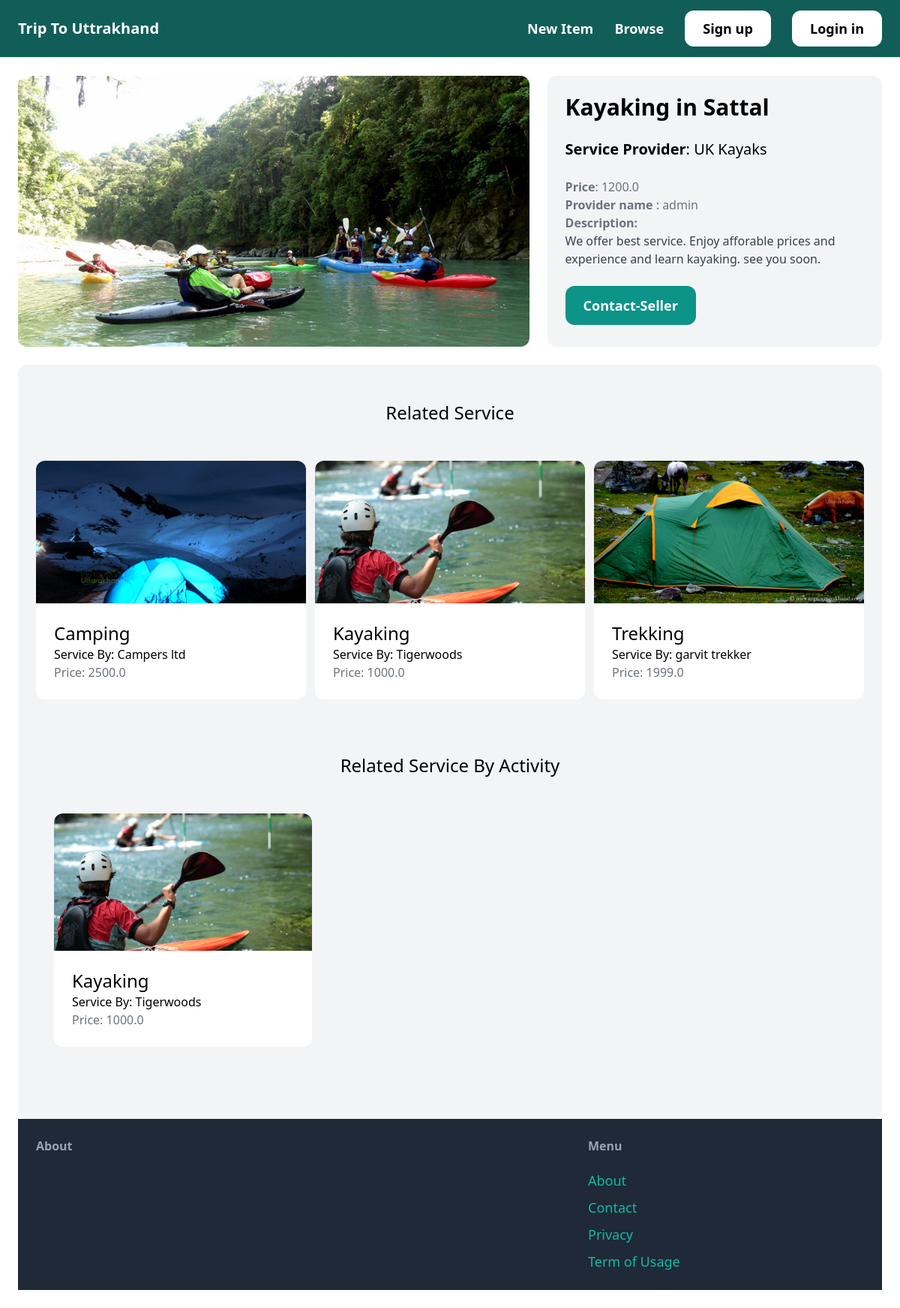
Page /service/2/ on the committed database.
### service/models.py (models this page shows, shortened)
class Item(models.Model):
    activity = models.ForeignKey(Activity, related_name='items', on_delete=models.CASCADE)
    places = models.ForeignKey(Place, related_name='items', on_delete=models.CASCADE)
    name = models.CharField(max_length=255)
    description = models.TextField(blank=True, null=True)
    price = models.FloatField()
    image = models.ImageField(upload_to='item_images', blank=True, null=True)
    is_available = models.BooleanField(default=True)
    created_at = models.DateTimeField(auto_now_add=True)
    created_by = models.ForeignKey(User, related_name='items', on_delete=models.CASCADE)
    class Meta:
        ordering = ('name',)
        verbose_name_plural = "Items"

class Activity(models.Model):
    name = models.CharField(max_length=255)
    class Meta:
        ordering = ('name',)
        verbose_name_plural = "Activities"
    def __str__(self):
        return self.name

class Place(models.Model):
    name = models.CharField(max_length=255)
    class Meta:
        ordering = ('name',)
        verbose_name_plural = "Places"
    def __str__(self):
        return self.name

### service/views.py (the view)
# urls.py: path('<int:pk>/', views.detail, name='detail')
def detail(request, pk):
    item = get_object_or_404(Item, pk=pk)
    related_items = Item.objects.all().exclude(pk=pk)[0:3]
    related_items_activity = Item.objects.filter(activity=item.activity, is_available=True).exclude(pk=pk)[0:3]
    return render(request, 'service/detail.html', {
        'item': item,
        'related_items': related_items,
        'related_items_activity': related_items_activity
    })

### service/templates/service/detail.html (shortened to what this page needs)
{% extends 'marketplace/base.html' %}
{% block content %}
<div class ="grid grid-cols-5 gap-6">
  <div class ="col-span-3">
    <img src="{{ item.image.url }}" class="rounded-xl">
  </div>
  <div class="col-span-2 p-6 bg-gray-100 rounded-xl">
    <h1 class ="mb-6 text-3xl"> <strong>{{ item.activity }} in {{ item.places }}</strong></h1>
    <h6 class ="mb-6 text-xl"><strong>Service Provider</strong>: {{ item.name }}</h6>
    <p class="text-gray-500"><strong>Price</strong>: {{ item.price }}</p>
    <p class="text-gray-500"><strong>Provider name </strong>: {{ item.created_by }}</p>
    {% if item.description %}
    <p class="text-gray-700"><strong class ="text-gray-500">Description: </strong><br>{{ item.description }}</p>
    {% endif %}
    <a href="#" class="inline-block mt-6 px-6 py-3 text-lg font-semibold bg-teal-600 text-white rounded-xl">
      Contact-Seller</a>
  </div>
</div>
 <div class = "mt-6 px-6 py-12  bg-gray-100 rounded-xl hover:text-gray-700">
        <h2 class ="mb-12 text-2xl text-center">Related Service</h2>
        <div class ="grid grid-cols-3 gap-3">
            {% for item in related_items %}
            <div>
                <a href="{% url 'service:detail' item.id %} ">
                    <div>
                        <img src ="{{ item.image.url }}" class ="rounded-t-xl">
                    </div>
                    <div class="p-6 bg-white rounded-b-xl">
                        <h2 class="text-2xl">{{ item.activity }}</h2>
                        <h4 class="text-2l">Service By: {{ item.name }}</h4>
                        <p class="text-gray-500">Price: {{ item.price }}</p>
                    </div>
                </a>
            </div>
            {% endfor %}
        </div>
     <div class = "mt-6 px-6 py-12  bg-gray-100 rounded-xl hover:text-gray-700">
        <h2 class ="mb-12 text-2xl text-center">Related Service By Activity</h2>
        <div class ="grid grid-cols-3 gap-3">
            {% for item in related_items_activity %}
            <div>
                <a href="{% url 'service:detail' item.id %} ">
                    <div>
                        <img src ="{{ item.image.url }}" class ="rounded-t-xl">
                    </div>
                    <div class="p-6 bg-white rounded-b-xl">
                        <h2 class="text-2xl">{{ item.activity }}</h2>
                        <h4 class="text-2l">Service By: {{ item.name }}</h4>
                        <p class="text-gray-500">Price: {{ item.price }}</p>
                    </div>
                </a>
            </div>
            {% endfor %}
        </div>
    </div>
{% endblock %}

### rows in the picture
Item: image (picture), activity "Kayaking", places "Sattal", name "UK Kayaks", price "1200.0", created_by "admin", description "We offer best service. Enjoy afforable prices and experience and learn kayaking. see you soon."
Item: image (picture), activity "Camping", name "Campers ltd", price "2500.0"
Item: image (picture), activity "Kayaking", name "Tigerwoods", price "1000.0"
Item: image (picture), activity "Trekking", name "garvit trekker", price "1999.0"
